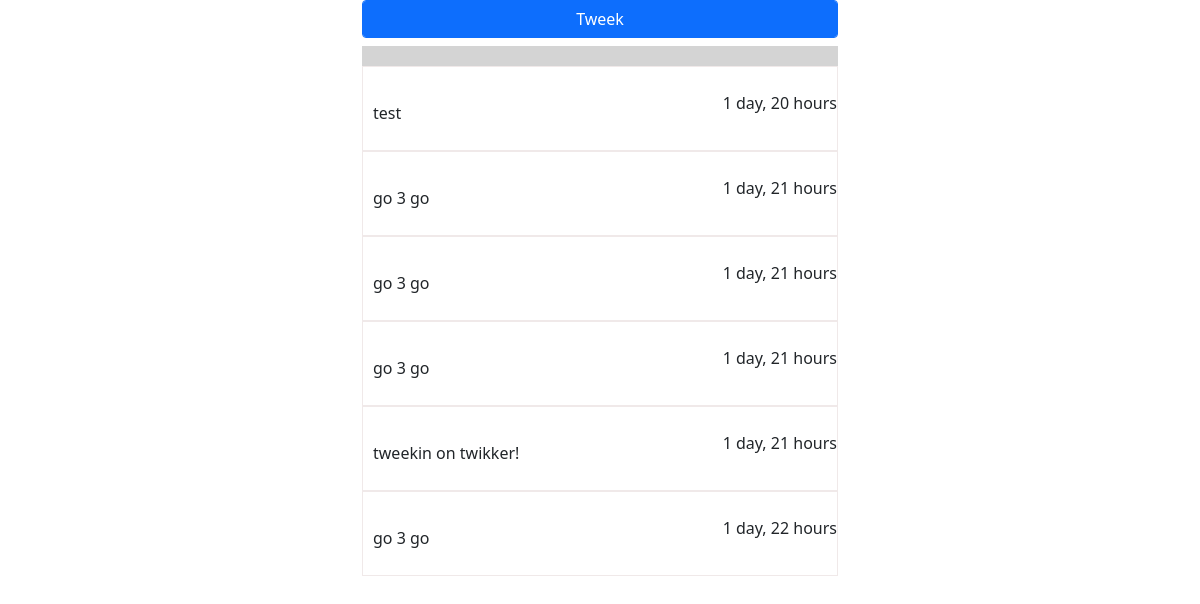
Before: / with the older database file.
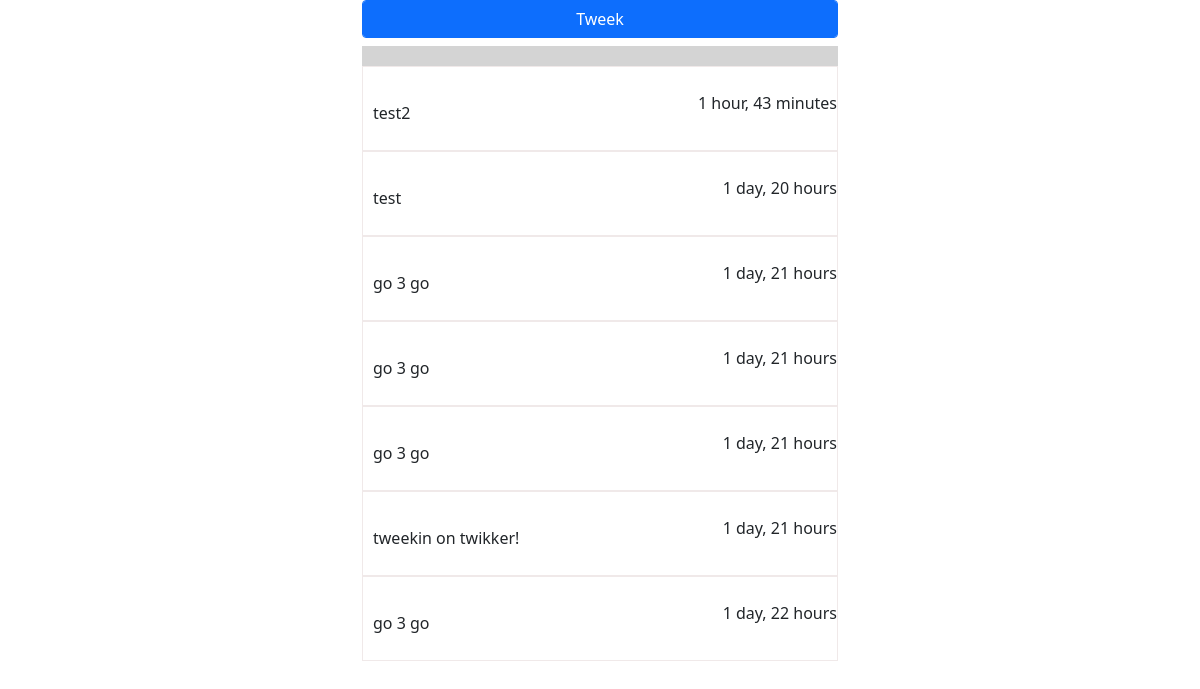
After: the same page with the newer database file.
### post/models.py (models this page shows, shortened)
class Post(models.Model):
    post = models.CharField(max_length=150)
    timestamp = models.DateTimeField(auto_now=True)

### post/views.py (the view)
# urls.py: path('', views.index, name='index'),
def index(request):
    allposts = Post.objects.all().order_by('-timestamp')
    return render(request, 'index.html', {"allposts":allposts})

### post/templates/index.html (shortened to what this page needs)
{% extends 'base.html' %} {% load static %} {% block content %}
<div class="container">
  <button id="myBtn" class="btn-primary btn h2 lightBlue get-Started-btn form-control">Tweek</button>
    <div class="posts">
      {% for post in allposts %}
      <div class="post">
        <br />
        <p class="username time" style="float: right">
          {{post.timestamp | timesince}}
        </p>
        <p class="posting" style="margin-bottom: 20px">{{ post.post }}</p>
      </div>
      {% endfor %}
    </div>
  </div>
    {% endblock %}

### templates/base.html (shortened to what this page needs)
{% load static %}
<!DOCTYPE html>
<html lang="en">
  <head>
    <link href="https://cdn.jsdelivr.net/npm/bootstrap@5.1.3/dist/css/bootstrap.min.css" rel="stylesheet">
    <link rel="stylesheet" href="{% static 'style.css' %}" type="text/css">
  </head>
  <body>
  {% block content %}
  {% endblock %}
  </body>
</html>

### static/style.css (style rules this page uses)
.tweetsec, .post { border: 1px solid rgb(240, 233, 233); }
.posts { display: block ; border-top: 20px solid rgb(212, 212, 212); justify-content: space-evenly; }
.posting { font-size:medium; margin:5px; padding: 5px;; }
.container { max-width: 500px; margin: 0 auto; }

Changed rows visible on the page:
added Post: timestamp "1 hour, 43 minutes", post "test2"
